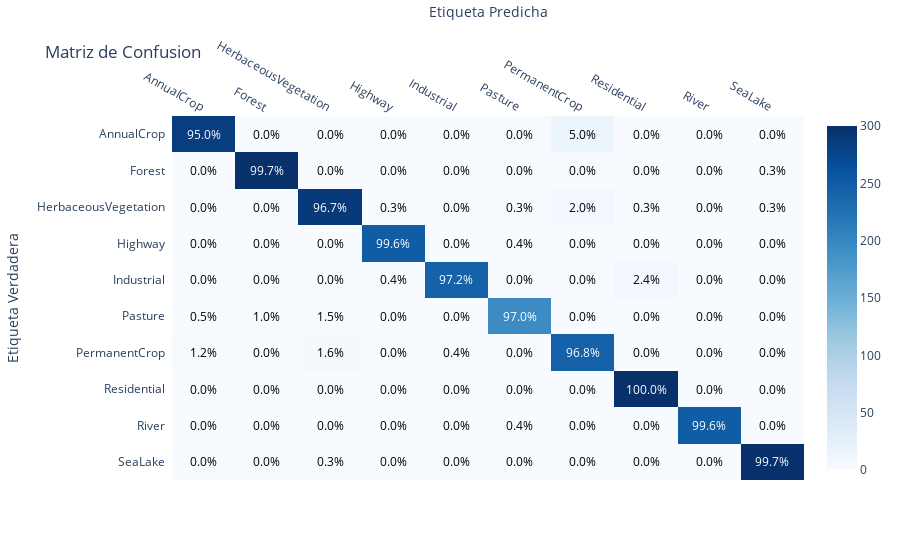

Source (notebook cell):
### Code cell
plot_confusion_matrix(
    y_true=y_true,
    y_pred=y_pred,
    labels=sorted(set(y_true)),
    filename=CHECKPOINT.replace("/", "-").replace(".pt", "") + "_confusion_matrix",
    dirpath=FIGURES_DIR / MODEL_NAME,
    show_as_percentaje=True
)

### Figure 1 — Plotly figure (JSON) as saved in the notebook; plotly's stock layout.template omitted (floating-point values rounded to 4 significant figures)
{"data": [{"colorscale": [[0, "rgb(247,251,255)"], [0.125, "rgb(222,235,247)"], [0.25, "rgb(198,219,239)"], [0.375, "rgb(158,202,225)"], [0.5, "rgb(107,174,214)"], [0.625, "rgb(66,146,198)"], [0.75, "rgb(33,113,181)"], [0.875, "rgb(8,81,156)"], [1, "rgb(8,48,107)"]], "reversescale": false, "showscale": true, "type": "heatmap", "x": ["AnnualCrop", "Forest", "HerbaceousVegetation", "Highway", "Industrial", "Pasture", "PermanentCrop", "Residential", "River", "SeaLake"], "y": ["AnnualCrop", "Forest", "HerbaceousVegetation", "Highway", "Industrial", "Pasture", "PermanentCrop", "Residential", "River", "SeaLake"], "z": [[285, 0, 0, 0, 0, 0, 15, 0, 0, 0], [0, 299, 0, 0, 0, 0, 0, 0, 0, 1], [0, 0, 290, 1, 0, 1, 6, 1, 0, 1], [0, 0, 0, 249, 0, 1, 0, 0, 0, 0], [0, 0, 0, 1, 243, 0, 0, 6, 0, 0], [1, 2, 3, 0, 0, 194, 0, 0, 0, 0], [3, 0, 4, 0, 1, 0, 242, 0, 0, 0], [0, 0, 0, 0, 0, 0, 0, 300, 0, 0], [0, 0, 0, 0, 0, 1, 0, 0, 249, 0], [0, 0, 1, 0, 0, 0, 0, 0, 0, 299]]}], "layout": {"annotations": [{"font": {"color": "#FFFFFF"}, "showarrow": false, "text": "95.0%", "x": "AnnualCrop", "xref": "x", "y": "AnnualCrop", "yref": "y"}, {"font": {"color": "#000000"}, "showarrow": false, "text": "0.0%", "x": "Forest", "xref": "x", "y": "AnnualCrop", "yref": "y"}, {"font": {"color": "#000000"}, "showarrow": false, "text": "0.0%", "x": "HerbaceousVegetation", "xref": "x", "y": "AnnualCrop", "yref": "y"}, {"font": {"color": "#000000"}, "showarrow": false, "text": "0.0%", "x": "Highway", "xref": "x", "y": "AnnualCrop", "yref": "y"}, {"font": {"color": "#000000"}, "showarrow": false, "text": "0.0%", "x": "Industrial", "xref": "x", "y": "AnnualCrop", "yref": "y"}, {"font": {"color": "#000000"}, "showarrow": false, "text": "0.0%", "x": "Pasture", "xref": "x", "y": "AnnualCrop", "yref": "y"}, {"font": {"color": "#000000"}, "showarrow": false, "text": "5.0%", "x": "PermanentCrop", "xref": "x", "y": "AnnualCrop", "yref": "y"}, {"font": {"color": "#000000"}, "showarrow": false, "text": "0.0%", "x": "Residential", "xref": "x", "y": "AnnualCrop", "yref": "y"}, {"font": {"color": "#000000"}, "showarrow": false, "text": "0.0%", "x": "River", "xref": "x", "y": "AnnualCrop", "yref": "y"}, {"font": {"color": "#000000"}, "showarrow": false, "text": "0.0%", "x": "SeaLake", "xref": "x", "y": "AnnualCrop", "yref": "y"}, {"font": {"color": "#000000"}, "showarrow": false, "text": "0.0%", "x": "AnnualCrop", "xref": "x", "y": "Forest", "yref": "y"}, {"font": {"color": "#FFFFFF"}, "showarrow": false, "text": "99.7%", "x": "Forest", "xref": "x", "y": "Forest", "yref": "y"}, {"font": {"color": "#000000"}, "showarrow": false, "text": "0.0%", "x": "HerbaceousVegetation", "xref": "x", "y": "Forest", "yref": "y"}, {"font": {"color": "#000000"}, "showarrow": false, "text": "0.0%", "x": "Highway", "xref": "x", "y": "Forest", "yref": "y"}, {"font": {"color": "#000000"}, "showarrow": false, "text": "0.0%", "x": "Industrial", "xref": "x", "y": "Forest", "yref": "y"}, {"font": {"color": "#000000"}, "showarrow": false, "text": "0.0%", "x": "Pasture", "xref": "x", "y": "Forest", "yref": "y"}, {"font": {"color": "#000000"}, "showarrow": false, "text": "0.0%", "x": "PermanentCrop", "xref": "x", "y": "Forest", "yref": "y"}, {"font": {"color": "#000000"}, "showarrow": false, "text": "0.0%", "x": "Residential", "xref": "x", "y": "Forest", "yref": "y"}, {"font": {"color": "#000000"}, "showarrow": false, "text": "0.0%", "x": "River", "xref": "x", "y": "Forest", "yref": "y"}, {"font": {"color": "#000000"}, "showarrow": false, "text": "0.3%", "x": "SeaLake", "xref": "x", "y": "Forest", "yref": "y"}, {"font": {"color": "#000000"}, "showarrow": false, "text": "0.0%", "x": "AnnualCrop", "xref": "x", "y": "HerbaceousVegetation", "yref": "y"}, {"font": {"color": "#000000"}, "showarrow": false, "text": "0.0%", "x": "Forest", "xref": "x", "y": "HerbaceousVegetation", "yref": "y"}, {"font": {"color": "#FFFFFF"}, "showarrow": false, "text": "96.7%", "x": "HerbaceousVegetation", "xref": "x", "y": "HerbaceousVegetation", "yref": "y"}, {"font": {"color": "#000000"}, "showarrow": false, "text": "0.3%", "x": "Highway", "xref": "x", "y": "HerbaceousVegetation", "yref": "y"}, {"font": {"color": "#000000"}, "showarrow": false, "text": "0.0%", "x": "Industrial", "xref": "x", "y": "HerbaceousVegetation", "yref": "y"}, {"font": {"color": "#000000"}, "showarrow": false, "text": "0.3%", "x": "Pasture", "xref": "x", "y": "HerbaceousVegetation", "yref": "y"}, {"font": {"color": "#000000"}, "showarrow": false, "text": "2.0%", "x": "PermanentCrop", "xref": "x", "y": "HerbaceousVegetation", "yref": "y"}, {"font": {"color": "#000000"}, "showarrow": false, "text": "0.3%", "x": "Residential", "xref": "x", "y": "HerbaceousVegetation", "yref": "y"}, {"font": {"color": "#000000"}, "showarrow": false, "text": "0.0%", "x": "River", "xref": "x", "y": "HerbaceousVegetation", "yref": "y"}, {"font": {"color": "#000000"}, "showarrow": false, "text": "0.3%", "x": "SeaLake", "xref": "x", "y": "HerbaceousVegetation", "yref": "y"}, {"font": {"color": "#000000"}, "showarrow": false, "text": "0.0%", "x": "AnnualCrop", "xref": "x", "y": "Highway", "yref": "y"}, {"font": {"color": "#000000"}, "showarrow": false, "text": "0.0%", "x": "Forest", "xref": "x", "y": "Highway", "yref": "y"}, {"font": {"color": "#000000"}, "showarrow": false, "text": "0.0%", "x": "HerbaceousVegetation", "xref": "x", "y": "Highway", "yref": "y"}, {"font": {"color": "#FFFFFF"}, "showarrow": false, "text": "99.6%", "x": "Highway", "xref": "x", "y": "Highway", "yref": "y"}, {"font": {"color": "#000000"}, "showarrow": false, "text": "0.0%", "x": "Industrial", "xref": "x", "y": "Highway", "yref": "y"}, {"font": {"color": "#000000"}, "showarrow": false, "text": "0.4%", "x": "Pasture", "xref": "x", "y": "Highway", "yref": "y"}, {"font": {"color": "#000000"}, "showarrow": false, "text": "0.0%", "x": "PermanentCrop", "xref": "x", "y": "Highway", "yref": "y"}, {"font": {"color": "#000000"}, "showarrow": false, "text": "0.0%", "x": "Residential", "xref": "x", "y": "Highway", "yref": "y"}, {"font": {"color": "#000000"}, "showarrow": false, "text": "0.0%", "x": "River", "xref": "x", "y": "Highway", "yref": "y"}, {"font": {"color": "#000000"}, "showarrow": false, "text": "0.0%", "x": "SeaLake", "xref": "x", "y": "Highway", "yref": "y"}, {"font": {"color": "#000000"}, "showarrow": false, "text": "0.0%", "x": "AnnualCrop", "xref": "x", "y": "Industrial", "yref": "y"}, {"font": {"color": "#000000"}, "showarrow": false, "text": "0.0%", "x": "Forest", "xref": "x", "y": "Industrial", "yref": "y"}, {"font": {"color": "#000000"}, "showarrow": false, "text": "0.0%", "x": "HerbaceousVegetation", "xref": "x", "y": "Industrial", "yref": "y"}, {"font": {"color": "#000000"}, "showarrow": false, "text": "0.4%", "x": "Highway", "xref": "x", "y": "Industrial", "yref": "y"}, {"font": {"color": "#FFFFFF"}, "showarrow": false, "text": "97.2%", "x": "Industrial", "xref": "x", "y": "Industrial", "yref": "y"}, {"font": {"color": "#000000"}, "showarrow": false, "text": "0.0%", "x": "Pasture", "xref": "x", "y": "Industrial", "yref": "y"}, {"font": {"color": "#000000"}, "showarrow": false, "text": "0.0%", "x": "PermanentCrop", "xref": "x", "y": "Industrial", "yref": "y"}, {"font": {"color": "#000000"}, "showarrow": false, "text": "2.4%", "x": "Residential", "xref": "x", "y": "Industrial", "yref": "y"}, {"font": {"color": "#000000"}, "showarrow": false, "text": "0.0%", "x": "River", "xref": "x", "y": "Industrial", "yref": "y"}, {"font": {"color": "#000000"}, "showarrow": false, "text": "0.0%", "x": "SeaLake", "xref": "x", "y": "Industrial", "yref": "y"}, {"font": {"color": "#000000"}, "showarrow": false, "text": "0.5%", "x": "AnnualCrop", "xref": "x", "y": "Pasture", "yref": "y"}, {"font": {"color": "#000000"}, "showarrow": false, "text": "1.0%", "x": "Forest", "xref": "x", "y": "Pasture", "yref": "y"}, {"font": {"color": "#000000"}, "showarrow": false, "text": "1.5%", "x": "HerbaceousVegetation", "xref": "x", "y": "Pasture", "yref": "y"}, {"font": {"color": "#000000"}, "showarrow": false, "text": "0.0%", "x": "Highway", "xref": "x", "y": "Pasture", "yref": "y"}, {"font": {"color": "#000000"}, "showarrow": false, "text": "0.0%", "x": "Industrial", "xref": "x", "y": "Pasture", "yref": "y"}, {"font": {"color": "#FFFFFF"}, "showarrow": false, "text": "97.0%", "x": "Pasture", "xref": "x", "y": "Pasture", "yref": "y"}, {"font": {"color": "#000000"}, "showarrow": false, "text": "0.0%", "x": "PermanentCrop", "xref": "x", "y": "Pasture", "yref": "y"}, {"font": {"color": "#000000"}, "showarrow": false, "text": "0.0%", "x": "Residential", "xref": "x", "y": "Pasture", "yref": "y"}, {"font": {"color": "#000000"}, "showarrow": false, "text": "0.0%", "x": "River", "xref": "x", "y": "Pasture", "yref": "y"}, {"font": {"color": "#000000"}, "showarrow": false, "text": "0.0%", "x": "SeaLake", "xref": "x", "y": "Pasture", "yref": "y"}, {"font": {"color": "#000000"}, "showarrow": false, "text": "1.2%", "x": "AnnualCrop", "xref": "x", "y": "PermanentCrop", "yref": "y"}, {"font": {"color": "#000000"}, "showarrow": false, "text": "0.0%", "x": "Forest", "xref": "x", "y": "PermanentCrop", "yref": "y"}, {"font": {"color": "#000000"}, "showarrow": false, "text": "1.6%", "x": "HerbaceousVegetation", "xref": "x", "y": "PermanentCrop", "yref": "y"}, {"font": {"color": "#000000"}, "showarrow": false, "text": "0.0%", "x": "Highway", "xref": "x", "y": "PermanentCrop", "yref": "y"}, {"font": {"color": "#000000"}, "showarrow": false, "text": "0.4%", "x": "Industrial", "xref": "x", "y": "PermanentCrop", "yref": "y"}, {"font": {"color": "#000000"}, "showarrow": false, "text": "0.0%", "x": "Pasture", "xref": "x", "y": "PermanentCrop", "yref": "y"}, {"font": {"color": "#FFFFFF"}, "showarrow": false, "text": "96.8%", "x": "PermanentCrop", "xref": "x", "y": "PermanentCrop", "yref": "y"}, {"font": {"color": "#000000"}, "showarrow": false, "text": "0.0%", "x": "Residential", "xref": "x", "y": "PermanentCrop", "yref": "y"}, {"font": {"color": "#000000"}, "showarrow": false, "text": "0.0%", "x": "River", "xref": "x", "y": "PermanentCrop", "yref": "y"}, {"font": {"color": "#000000"}, "showarrow": false, "text": "0.0%", "x": "SeaLake", "xref": "x", "y": "PermanentCrop", "yref": "y"}, {"font": {"color": "#000000"}, "showarrow": false, "text": "0.0%", "x": "AnnualCrop", "xref": "x", "y": "Residential", "yref": "y"}, {"font": {"color": "#000000"}, "showarrow": false, "text": "0.0%", "x": "Forest", "xref": "x", "y": "Residential", "yref": "y"}, {"font": {"color": "#000000"}, "showarrow": false, "text": "0.0%", "x": "HerbaceousVegetation", "xref": "x", "y": "Residential", "yref": "y"}, {"font": {"color": "#000000"}, "showarrow": false, "text": "0.0%", "x": "Highway", "xref": "x", "y": "Residential", "yref": "y"}, {"font": {"color": "#000000"}, "showarrow": false, "text": "0.0%", "x": "Industrial", "xref": "x", "y": "Residential", "yref": "y"}, {"font": {"color": "#000000"}, "showarrow": false, "text": "0.0%", "x": "Pasture", "xref": "x", "y": "Residential", "yref": "y"}, {"font": {"color": "#000000"}, "showarrow": false, "text": "0.0%", "x": "PermanentCrop", "xref": "x", "y": "Residential", "yref": "y"}, {"font": {"color": "#FFFFFF"}, "showarrow": false, "text": "100.0%", "x": "Residential", "xref": "x", "y": "Residential", "yref": "y"}, {"font": {"color": "#000000"}, "showarrow": false, "text": "0.0%", "x": "River", "xref": "x", "y": "Residential", "yref": "y"}, {"font": {"color": "#000000"}, "showarrow": false, "text": "0.0%", "x": "SeaLake", "xref": "x", "y": "Residential", "yref": "y"}, {"font": {"color": "#000000"}, "showarrow": false, "text": "0.0%", "x": "AnnualCrop", "xref": "x", "y": "River", "yref": "y"}, {"font": {"color": "#000000"}, "showarrow": false, "text": "0.0%", "x": "Forest", "xref": "x", "y": "River", "yref": "y"}, {"font": {"color": "#000000"}, "showarrow": false, "text": "0.0%", "x": "HerbaceousVegetation", "xref": "x", "y": "River", "yref": "y"}, {"font": {"color": "#000000"}, "showarrow": false, "text": "0.0%", "x": "Highway", "xref": "x", "y": "River", "yref": "y"}, {"font": {"color": "#000000"}, "showarrow": false, "text": "0.0%", "x": "Industrial", "xref": "x", "y": "River", "yref": "y"}, {"font": {"color": "#000000"}, "showarrow": false, "text": "0.4%", "x": "Pasture", "xref": "x", "y": "River", "yref": "y"}, {"font": {"color": "#000000"}, "showarrow": false, "text": "0.0%", "x": "PermanentCrop", "xref": "x", "y": "River", "yref": "y"}, {"font": {"color": "#000000"}, "showarrow": false, "text": "0.0%", "x": "Residential", "xref": "x", "y": "River", "yref": "y"}, {"font": {"color": "#FFFFFF"}, "showarrow": false, "text": "99.6%", "x": "River", "xref": "x", "y": "River", "yref": "y"}, {"font": {"color": "#000000"}, "showarrow": false, "text": "0.0%", "x": "SeaLake", "xref": "x", "y": "River", "yref": "y"}, {"font": {"color": "#000000"}, "showarrow": false, "text": "0.0%", "x": "AnnualCrop", "xref": "x", "y": "SeaLake", "yref": "y"}, {"font": {"color": "#000000"}, "showarrow": false, "text": "0.0%", "x": "Forest", "xref": "x", "y": "SeaLake", "yref": "y"}, {"font": {"color": "#000000"}, "showarrow": false, "text": "0.3%", "x": "HerbaceousVegetation", "xref": "x", "y": "SeaLake", "yref": "y"}, {"font": {"color": "#000000"}, "showarrow": false, "text": "0.0%", "x": "Highway", "xref": "x", "y": "SeaLake", "yref": "y"}, {"font": {"color": "#000000"}, "showarrow": false, "text": "0.0%", "x": "Industrial", "xref": "x", "y": "SeaLake", "yref": "y"}, {"font": {"color": "#000000"}, "showarrow": false, "text": "0.0%", "x": "Pasture", "xref": "x", "y": "SeaLake", "yref": "y"}, {"font": {"color": "#000000"}, "showarrow": false, "text": "0.0%", "x": "PermanentCrop", "xref": "x", "y": "SeaLake", "yref": "y"}, {"font": {"color": "#000000"}, "showarrow": false, "text": "0.0%", "x": "Residential", "xref": "x", "y": "SeaLake", "yref": "y"}, {"font": {"color": "#000000"}, "showarrow": false, "text": "0.0%", "x": "River", "xref": "x", "y": "SeaLake", "yref": "y"}, {"font": {"color": "#FFFFFF"}, "showarrow": false, "text": "99.7%", "x": "SeaLake", "xref": "x", "y": "SeaLake", "yref": "y"}], "title": {"text": "Matriz de Confusion"}, "xaxis": {"dtick": 1, "gridcolor": "rgb(0, 0, 0)", "side": "top", "ticks": "", "title": {"text": "Etiqueta Predicha"}}, "yaxis": {"autorange": "reversed", "dtick": 1, "ticks": "", "ticksuffix": "  ", "title": {"text": "Etiqueta Verdadera"}}}}
